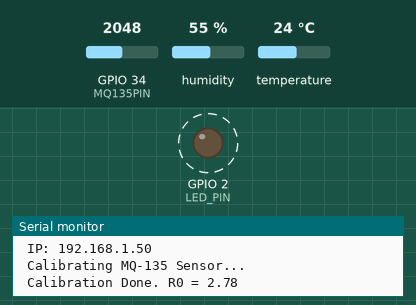
Recording of a sketch running on a simulated ESP32. Shown: output pins drawn as LEDs (lit = HIGH), the last lines printed to the serial monitor. Dashed ring = blinking. The test bench sets the inputs (shaded band); at power-on: GPIO 34 (MQ135PIN) = 2048, humidity 55 %, temperature 24 °C. WiFi joins after 1.5 s; servers stay silent unless stated; uploads are accepted with an empty reply.

Above: at 16.9 s.
At 17.7 s:
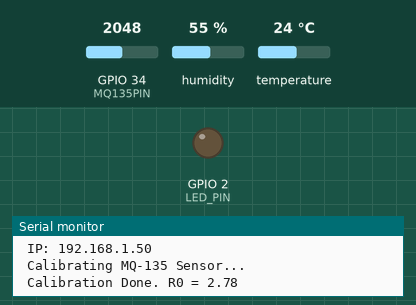
17.8 s: GPIO 34 (MQ135PIN) set to 4095
At 27.17 s:
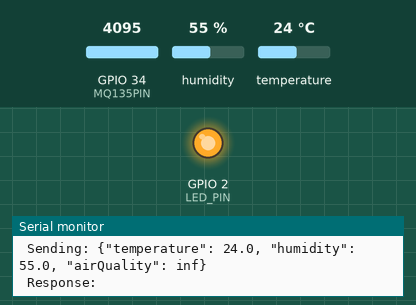
Timing chart, 0 to 27.3 s (numbered marks = the images above; inputs shaded):
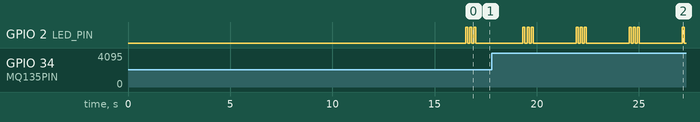

Measured:
- by itself, GPIO 2 (LED_PIN): repeats every 2.6 s: 2 × (LOW 0.10 s, HIGH 0.10 s), LOW 2.1 s, HIGH 0.10 s

The sketch:

firmware.ino
```cpp
#include <WiFi.h>
#include <HTTPClient.h>
#include <WiFiManager.h>
#include <Update.h>
#include "DHT.h"

// === Pin Definitions ===
#define DHTPIN 23
#define DHTTYPE DHT22
#define MQ135PIN 34
#define LED_PIN 2  // Onboard LED
#define CURRENT_FIRMWARE_VERSION "0"

const char* versionCheckURL = "https://d340-111-68-109-251.ngrok-free.app/static/version.txt";

// === Server URLs ===
const char* serverDataURL = "https://d340-111-68-109-251.ngrok-free.app/api/data/";
const char* firmwareURL  = "https://d340-111-68-109-251.ngrok-free.app/static/firmware.ino.bin";

// === Global Objects & Variables ===
DHT dht(DHTPIN, DHTTYPE);
unsigned long lastSend = 0;
const long interval = 10000;

// OTA check timer
unsigned long lastOTACheck = 0;
const long otaInterval = 60000;

// MQ-135 Calibration
const float RL_VALUE = 10.0;
const float ADC_RESOLUTION = 4095.0;
const float VREF = 3.3;
const float CLEAN_AIR_FACTOR = 3.6;
float R0 = 10.0;

void setup() {
  Serial.begin(115200);
  pinMode(LED_PIN, OUTPUT);
  digitalWrite(LED_PIN, LOW);
  dht.begin();

  WiFiManager wm;
  bool res = wm.autoConnect("ESP32-OTA-Setup", "password123");

  if (!res) {
    Serial.println(" WiFi Failed. Restarting...");
    delay(3000);
    ESP.restart();
  }

  Serial.println(" Connected to WiFi");
  Serial.println(" IP: " + WiFi.localIP().toString());

  Serial.println(" Calibrating MQ-135 Sensor...");
  delay(5000);
  R0 = calibrateSensor();
  Serial.println(" Calibration Done. R0 = " + String(R0, 2));
}

void loop() {
  blinkLED();

  if (millis() - lastSend >= interval) {
    lastSend = millis();
    sendSensorData();
  }

  if (millis() - lastOTACheck >= otaInterval) {
    lastOTACheck = millis();
    httpOTAUpdate();
  }
}

// === Blink LED ===
void blinkLED() {
  for (int i = 0; i < 3; i++) {
    digitalWrite(LED_PIN, HIGH);
    delay(100);
    digitalWrite(LED_PIN, LOW);
    delay(100);
  }
  delay(2000);
}

// === OTA Firmware Update ===
void httpOTAUpdate() {
  Serial.println(" Checking for firmware update...");

  HTTPClient http;
  http.begin(versionCheckURL);
  int code = http.GET();

  if (code == HTTP_CODE_OK) {
    String remoteVersion = http.getString();
    remoteVersion.trim();
    Serial.println(" Remote Version: " + remoteVersion);

    Serial.println(" Current Local Version: " + String(CURRENT_FIRMWARE_VERSION));

    if (remoteVersion != CURRENT_FIRMWARE_VERSION) {
      Serial.println(" Update available!");
      performOTA();
    } else {
      Serial.println(" Already up to date.");
    }
  } else {
    Serial.println(" Version check failed: " + String(code));
  }

  http.end();
}

void performOTA() {
  HTTPClient http;
  http.begin(firmwareURL);
  int httpCode = http.GET();

  if (httpCode == HTTP_CODE_OK) {
    int contentLength = http.getSize();
    WiFiClient& client = http.getStream();

    if (!Update.begin(contentLength)) {
      Serial.println(" Not enough space for OTA");
      return;
    }

    size_t written = Update.writeStream(client);

    if (written == contentLength) {
      Serial.println(" OTA written: " + String(written) + " bytes");
    } else {
      Serial.println(" OTA write mismatch");
    }

    if (Update.end() && Update.isFinished()) {
      Serial.println(" OTA complete. Rebooting...");
      blinkLED();
      delay(1000);
      ESP.restart();
    } else {
      Serial.println(" OTA Error #" + String(Update.getError()));
    }
  } else {
    Serial.println(" OTA HTTP GET failed: " + String(httpCode));
  }

  http.end();
}

// === Send Sensor Data to Server ===
void sendSensorData() {
  float temp = dht.readTemperature();
  float hum = dht.readHumidity();
  int airRaw = analogRead(MQ135PIN);

  if (isnan(temp) || isnan(hum)) {
    Serial.println(" Failed to read from DHT22");
    return;
  }

  float airPPM = getAirQualityPPM(airRaw);

  if (WiFi.status() == WL_CONNECTED) {
    HTTPClient http;
    http.begin(serverDataURL);
    http.addHeader("Content-Type", "application/json");

    String payload = "{\"temperature\": " + String(temp, 1) +
                     ", \"humidity\": " + String(hum, 1) +
                     ", \"airQuality\": " + String(airPPM, 2) + "}";

    Serial.println(" Sending: " + payload);

    int code = http.POST(payload);

    if (code > 0) {
      Serial.println(" Response: " + http.getString());
    } else {
      Serial.println(" POST Failed: " + http.errorToString(code));
    }

    http.end();
  } else {
    Serial.println(" WiFi not connected");
  }
}

// === MQ-135 Calibration ===
float calibrateSensor() {
  const int samples = 100;
  float rsSum = 0.0;

  for (int i = 0; i < samples; i++) {
    int adc = analogRead(MQ135PIN);
    float voltage = (adc / ADC_RESOLUTION) * VREF;
    float Rs = (VREF * RL_VALUE / voltage) - RL_VALUE;
    rsSum += Rs;
    delay(100);
  }

  return (rsSum / samples) / CLEAN_AIR_FACTOR;
}

// === Compute PPM from MQ-135 ===
float getAirQualityPPM(int raw) {
  float voltage = (raw / ADC_RESOLUTION) * VREF;
  float Rs = (VREF * RL_VALUE / voltage) - RL_VALUE;
  float ratio = Rs / R0;
  float ppm = 116.6020682 * pow(ratio, -2.769034857);
  return ppm;
}
```
